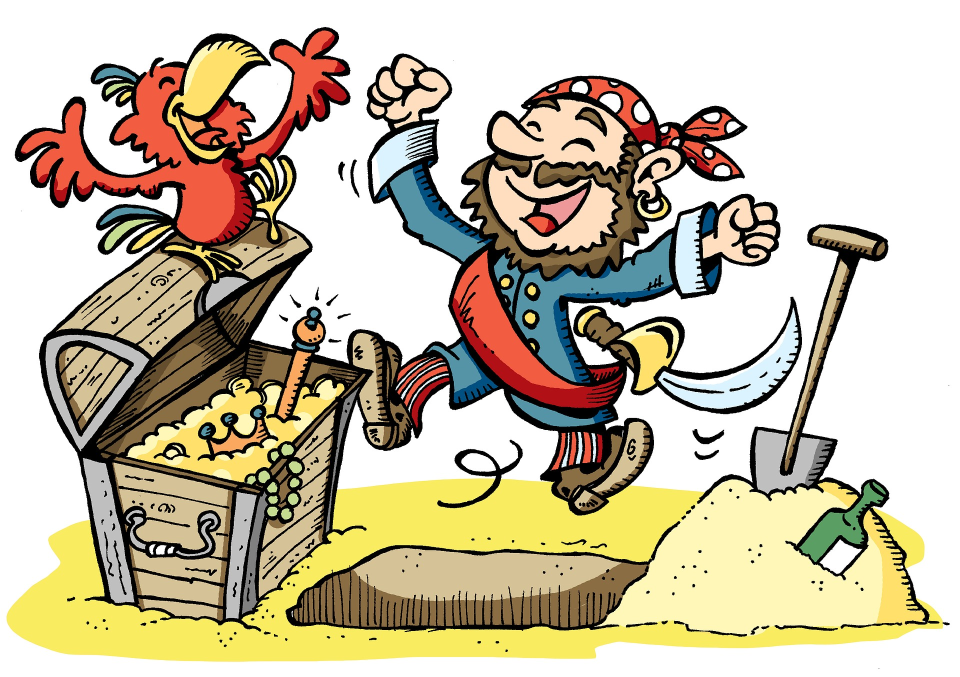
#> input picture 第4篇 探索/第10章 从外部导入图像加载到绘图区域/10.5 添加画布层面的外部图像/captain-bird.png, 1920 x 1353 px (shown at 1/2 size)
$ python 10.5.py
#> lines starting #> are read from the running program, lines starting #| are printed output that depends on the picture
import matplotlib.pyplot as plt

# create a new figure
fig = plt.figure(figsize=(5.6, 4.8))

# figure picture
# use "r" to avoid escape sequence \f 			# 避免加载绝对路径时，发生输入或输出类型的错误
imageData1 = plt.imread("captain-bird.png")
#> imageData1 is the input picture: shape (1353, 1920, 4) float32; mean R, G, B, A 0.781, 0.735, 0.647, 1
# add an image to the figure
fig.figimage(imageData1, 40, -30, origin="upper", alpha=0.05, resize=True, zorder=1)

# axes picture
imageData2 = plt.imread("treasure-map.png")
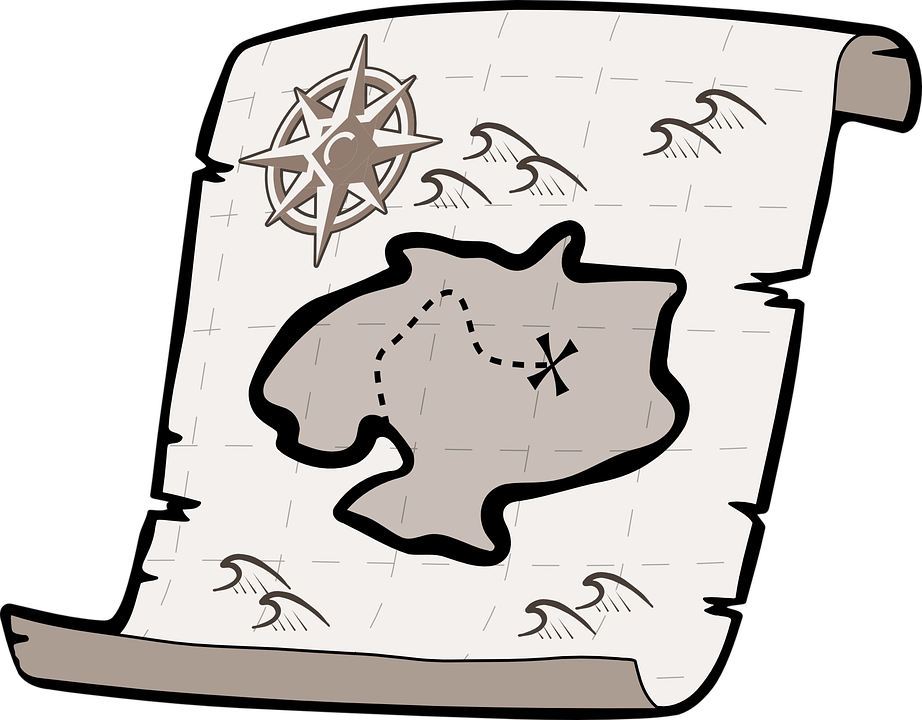
#> input picture 第4篇 探索/第10章 从外部导入图像加载到绘图区域/10.5 添加画布层面的外部图像/treasure-map.png, 922 x 720 px
#> imageData2 is the input picture: shape (720, 922, 4) float32; mean R, G, B, A 0.511, 0.498, 0.486, 0.684
# display an image i.e. data on a 2D raster
plt.imshow(imageData2, alpha=1.0)
plt.axis("off")

# set several points
plt.scatter([348, 445, 657], [387, 523, 415], c='k', edgecolor='w', s=50)

bboxs = dict(facecolor="navy", edgecolor="navy", alpha=0.8)
plt.text(295, 369, r"#1$\ \Re\Game\Im$", fontsize=15, color='w', bbox=bboxs)
plt.text(400, 504, r"#2$\ \ss\ell\wp$", fontsize=15, color='w', bbox=bboxs)
plt.text(600, 399, r"#3$\ \hslash\imath\jmath$", fontsize=15, color='w', bbox=bboxs)

plt.annotate("where to go...", xy=(552, 363), xycoords="data", xytext=(555, 308), textcoords="data", weight="black", color="#000000",
				arrowprops=dict(arrowstyle="<|-", relpos=(0.2, 0.0)))

# set a diagram describing the points
diagramContent = r"#1$\ \ $" + r"$\bigstar$"*3 + "\n" + r"#2$\ \ $" + r"$\bigstar$"*4 + "\n"+ r"#3$\ \ $" + r"$\bigstar$"*1 + "\n" +\
					r"#?$\ \ $" + "???"
bbox = dict(boxstyle="round", facecolor="#F3F0ED", edgecolor="#453B34", linewidth=2, linestyle="--", alpha=0.8)
plt.text(645, 180, diagramContent, fontsize=25, color="#453B34", rotation=-5, bbox=bbox)

plt.text(645, 78, "Potential Treasure", family="times new roman cyr", fontsize=20, color='k', weight="bold", rotation=-5)

# save a SVG file
fig.savefig("figure_image.svg")	# 此处不要用plt.show()了，观察效果欠佳
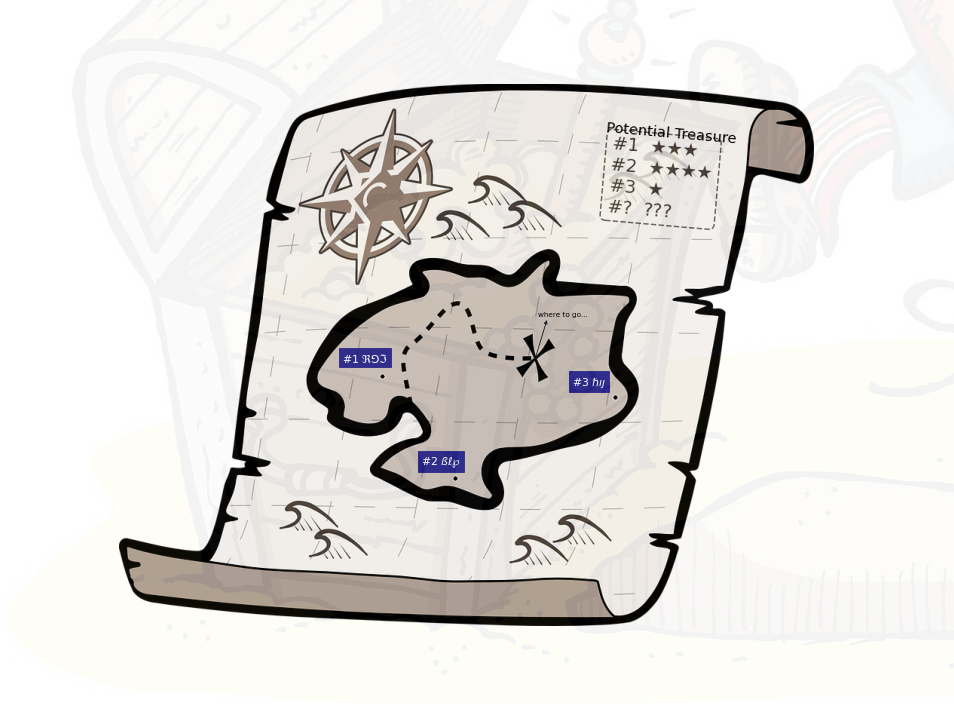
#> figure drawn by matplotlib, 1 panel
